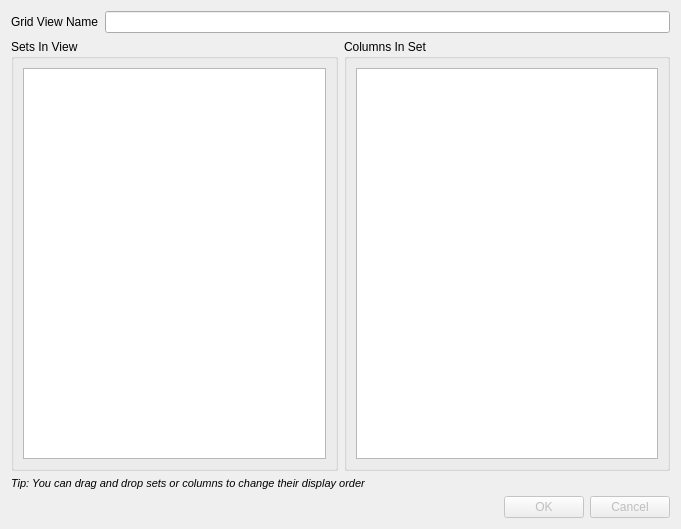
<?xml version="1.0" encoding="UTF-8"?>
<ui version="4.0">
 <class>GridViewDialog</class>
 <widget class="QDialog" name="GridViewDialog">
  <property name="geometry">
   <rect>
    <x>0</x>
    <y>0</y>
    <width>681</width>
    <height>529</height>
   </rect>
  </property>
  <property name="windowTitle">
   <string>Grid View</string>
  </property>
  <property name="windowIcon">
   <iconset resource="../images.qrc">
    <normaloff>:/img/table.png</normaloff>:/img/table.png</iconset>
  </property>
  <layout class="QVBoxLayout" name="verticalLayout_3">
   <item>
    <layout class="QHBoxLayout" name="horizontalLayout">
     <item>
      <widget class="QLabel" name="label">
       <property name="text">
        <string>Grid View Name</string>
       </property>
      </widget>
     </item>
     <item>
      <widget class="QLineEdit" name="le_name"/>
     </item>
    </layout>
   </item>
   <item>
    <layout class="QVBoxLayout" name="vbox">
     <item>
      <layout class="QHBoxLayout" name="horizontalLayout_2">
       <item>
        <widget class="QGroupBox" name="groupBox">
         <property name="title">
          <string>Sets In View</string>
         </property>
         <layout class="QVBoxLayout" name="verticalLayout">
          <item>
           <widget class="QListView" name="list_sets">
            <property name="contextMenuPolicy">
             <enum>Qt::CustomContextMenu</enum>
            </property>
            <property name="editTriggers">
             <set>QAbstractItemView::NoEditTriggers</set>
            </property>
            <property name="dragEnabled">
             <bool>false</bool>
            </property>
            <property name="dragDropOverwriteMode">
             <bool>false</bool>
            </property>
            <property name="dragDropMode">
             <enum>QAbstractItemView::InternalMove</enum>
            </property>
            <property name="selectionMode">
             <enum>QAbstractItemView::ExtendedSelection</enum>
            </property>
            <property name="selectionBehavior">
             <enum>QAbstractItemView::SelectItems</enum>
            </property>
           </widget>
          </item>
         </layout>
        </widget>
       </item>
       <item>
        <widget class="QGroupBox" name="groupBox_2">
         <property name="title">
          <string>Columns In Set</string>
         </property>
         <layout class="QVBoxLayout" name="verticalLayout_2">
          <item>
           <widget class="QListView" name="list_columns">
            <property name="contextMenuPolicy">
             <enum>Qt::CustomContextMenu</enum>
            </property>
            <property name="editTriggers">
             <set>QAbstractItemView::NoEditTriggers</set>
            </property>
            <property name="dragEnabled">
             <bool>true</bool>
            </property>
            <property name="dragDropMode">
             <enum>QAbstractItemView::InternalMove</enum>
            </property>
            <property name="selectionMode">
             <enum>QAbstractItemView::ExtendedSelection</enum>
            </property>
           </widget>
          </item>
         </layout>
        </widget>
       </item>
      </layout>
     </item>
     <item>
      <widget class="QLabel" name="label_4">
       <property name="font">
        <font>
         <family>Segoe UI</family>
         <pointsize>8</pointsize>
         <italic>true</italic>
        </font>
       </property>
       <property name="text">
        <string>Tip: You can drag and drop sets or columns to change their display order</string>
       </property>
       <property name="textFormat">
        <enum>Qt::PlainText</enum>
       </property>
       <property name="wordWrap">
        <bool>true</bool>
       </property>
      </widget>
     </item>
    </layout>
   </item>
   <item>
    <widget class="QDialogButtonBox" name="buttonBox">
     <property name="enabled">
      <bool>false</bool>
     </property>
     <property name="orientation">
      <enum>Qt::Horizontal</enum>
     </property>
     <property name="standardButtons">
      <set>QDialogButtonBox::Cancel|QDialogButtonBox::Ok</set>
     </property>
    </widget>
   </item>
  </layout>
 </widget>
 <resources>
  <include location="../images.qrc"/>
 </resources>
 <connections>
  <connection>
   <sender>buttonBox</sender>
   <signal>accepted()</signal>
   <receiver>GridViewDialog</receiver>
   <slot>accept()</slot>
   <hints>
    <hint type="sourcelabel">
     <x>257</x>
     <y>521</y>
    </hint>
    <hint type="destinationlabel">
     <x>157</x>
     <y>274</y>
    </hint>
   </hints>
  </connection>
  <connection>
   <sender>buttonBox</sender>
   <signal>rejected()</signal>
   <receiver>GridViewDialog</receiver>
   <slot>reject()</slot>
   <hints>
    <hint type="sourcelabel">
     <x>325</x>
     <y>521</y>
    </hint>
    <hint type="destinationlabel">
     <x>286</x>
     <y>274</y>
    </hint>
   </hints>
  </connection>
 </connections>
 <slots>
  <slot>on_set_selection_changed(QListWidgetItem*,QListWidgetItem*)</slot>
 </slots>
</ui>
